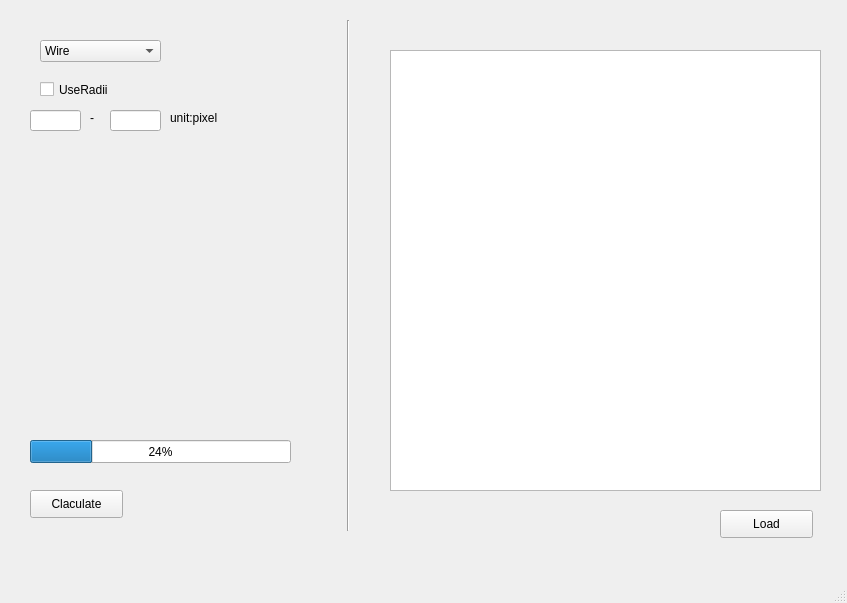
<?xml version="1.0" encoding="UTF-8"?>
<ui version="4.0">
 <class>MainWindow</class>
 <widget class="QMainWindow" name="MainWindow">
  <property name="geometry">
   <rect>
    <x>0</x>
    <y>0</y>
    <width>847</width>
    <height>603</height>
   </rect>
  </property>
  <property name="windowTitle">
   <string>MainWindow</string>
  </property>
  <widget class="QWidget" name="centralwidget">
   <widget class="QComboBox" name="comboBox">
    <property name="geometry">
     <rect>
      <x>40</x>
      <y>40</y>
      <width>121</width>
      <height>22</height>
     </rect>
    </property>
    <item>
     <property name="text">
      <string>Wire</string>
     </property>
    </item>
    <item>
     <property name="text">
      <string>Ball</string>
     </property>
    </item>
    <item>
     <property name="text">
      <string>Wire + Ball</string>
     </property>
    </item>
   </widget>
   <widget class="QCheckBox" name="checkBox">
    <property name="geometry">
     <rect>
      <x>40</x>
      <y>80</y>
      <width>91</width>
      <height>19</height>
     </rect>
    </property>
    <property name="text">
     <string>UseRadii</string>
    </property>
   </widget>
   <widget class="QLineEdit" name="lineEdit">
    <property name="geometry">
     <rect>
      <x>30</x>
      <y>110</y>
      <width>51</width>
      <height>21</height>
     </rect>
    </property>
   </widget>
   <widget class="QLabel" name="label">
    <property name="geometry">
     <rect>
      <x>170</x>
      <y>110</y>
      <width>91</width>
      <height>16</height>
     </rect>
    </property>
    <property name="text">
     <string>unit:pixel</string>
    </property>
   </widget>
   <widget class="QLineEdit" name="lineEdit_2">
    <property name="geometry">
     <rect>
      <x>110</x>
      <y>110</y>
      <width>51</width>
      <height>21</height>
     </rect>
    </property>
   </widget>
   <widget class="QLabel" name="label_2">
    <property name="geometry">
     <rect>
      <x>90</x>
      <y>110</y>
      <width>16</width>
      <height>16</height>
     </rect>
    </property>
    <property name="text">
     <string>-</string>
    </property>
   </widget>
   <widget class="Line" name="line">
    <property name="geometry">
     <rect>
      <x>340</x>
      <y>20</y>
      <width>16</width>
      <height>511</height>
     </rect>
    </property>
    <property name="orientation">
     <enum>Qt::Vertical</enum>
    </property>
   </widget>
   <widget class="QGraphicsView" name="graphicsView">
    <property name="geometry">
     <rect>
      <x>390</x>
      <y>50</y>
      <width>431</width>
      <height>441</height>
     </rect>
    </property>
   </widget>
   <widget class="QProgressBar" name="progressBar">
    <property name="geometry">
     <rect>
      <x>30</x>
      <y>440</y>
      <width>261</width>
      <height>23</height>
     </rect>
    </property>
    <property name="value">
     <number>24</number>
    </property>
   </widget>
   <widget class="QPushButton" name="pushButton">
    <property name="geometry">
     <rect>
      <x>30</x>
      <y>490</y>
      <width>93</width>
      <height>28</height>
     </rect>
    </property>
    <property name="text">
     <string>Claculate</string>
    </property>
   </widget>
   <widget class="QPushButton" name="pushButton_2">
    <property name="geometry">
     <rect>
      <x>720</x>
      <y>510</y>
      <width>93</width>
      <height>28</height>
     </rect>
    </property>
    <property name="text">
     <string>Load</string>
    </property>
   </widget>
  </widget>
  <widget class="QMenuBar" name="menubar">
   <property name="geometry">
    <rect>
     <x>0</x>
     <y>0</y>
     <width>847</width>
     <height>26</height>
    </rect>
   </property>
  </widget>
  <widget class="QStatusBar" name="statusbar"/>
 </widget>
 <resources/>
 <connections/>
</ui>
